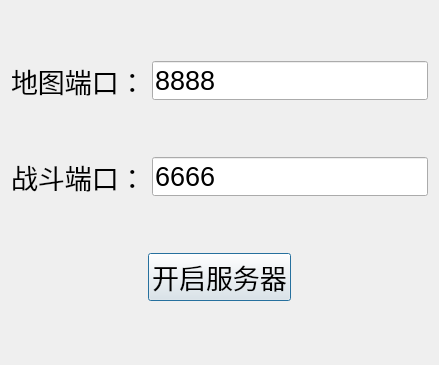
<?xml version="1.0" encoding="UTF-8"?>
<ui version="4.0">
 <class>serverdialog</class>
 <widget class="QDialog" name="serverdialog">
  <property name="geometry">
   <rect>
    <x>0</x>
    <y>0</y>
    <width>439</width>
    <height>365</height>
   </rect>
  </property>
  <property name="font">
   <font>
    <pointsize>20</pointsize>
   </font>
  </property>
  <property name="windowTitle">
   <string>serverdialog</string>
  </property>
  <layout class="QVBoxLayout" name="verticalLayout">
   <item>
    <layout class="QHBoxLayout" name="horizontalLayout">
     <item>
      <widget class="QLabel" name="label">
       <property name="text">
        <string>地图端口：</string>
       </property>
      </widget>
     </item>
     <item>
      <widget class="QLineEdit" name="mapportEdit">
       <property name="text">
        <string>8888</string>
       </property>
      </widget>
     </item>
    </layout>
   </item>
   <item>
    <layout class="QHBoxLayout" name="horizontalLayout_3">
     <item>
      <widget class="QLabel" name="label_2">
       <property name="text">
        <string>战斗端口：</string>
       </property>
      </widget>
     </item>
     <item>
      <widget class="QLineEdit" name="battleportEdit">
       <property name="text">
        <string>6666</string>
       </property>
      </widget>
     </item>
    </layout>
   </item>
   <item>
    <layout class="QHBoxLayout" name="horizontalLayout_2">
     <item>
      <spacer name="horizontalSpacer">
       <property name="orientation">
        <enum>Qt::Horizontal</enum>
       </property>
       <property name="sizeHint" stdset="0">
        <size>
         <width>40</width>
         <height>20</height>
        </size>
       </property>
      </spacer>
     </item>
     <item>
      <widget class="QPushButton" name="pushButton">
       <property name="text">
        <string>开启服务器</string>
       </property>
      </widget>
     </item>
     <item>
      <spacer name="horizontalSpacer_2">
       <property name="orientation">
        <enum>Qt::Horizontal</enum>
       </property>
       <property name="sizeHint" stdset="0">
        <size>
         <width>40</width>
         <height>20</height>
        </size>
       </property>
      </spacer>
     </item>
    </layout>
   </item>
  </layout>
 </widget>
 <layoutdefault spacing="6" margin="11"/>
 <resources/>
 <connections/>
</ui>
